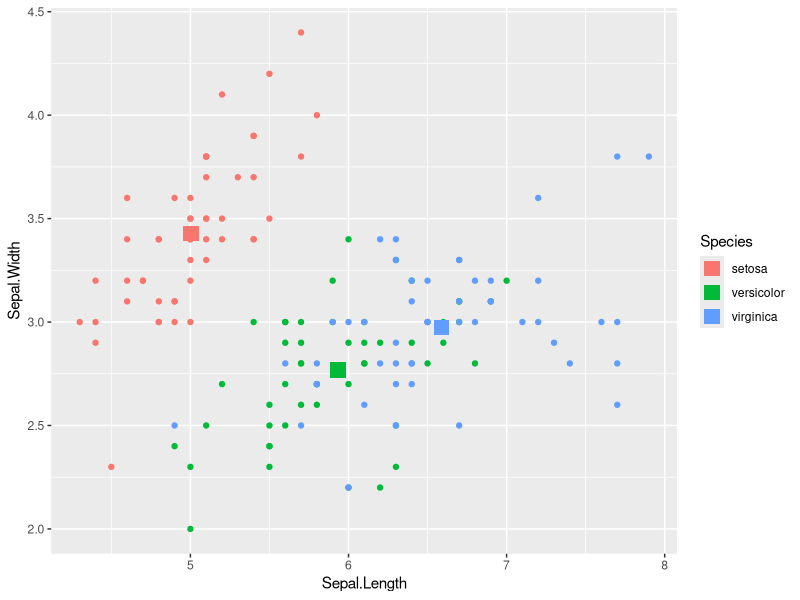
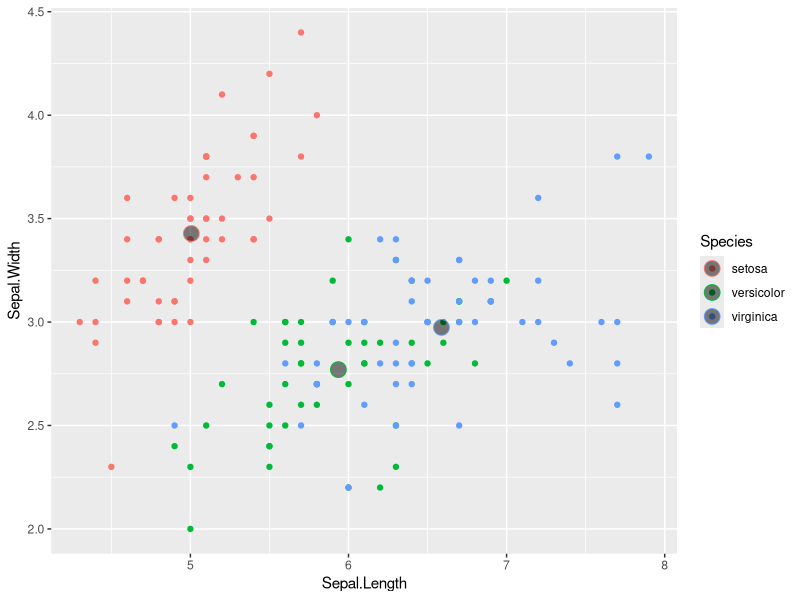
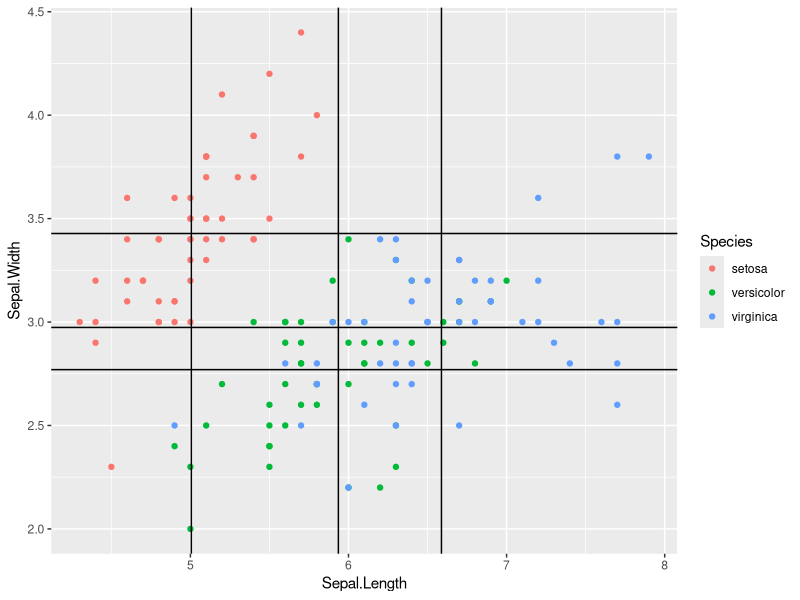
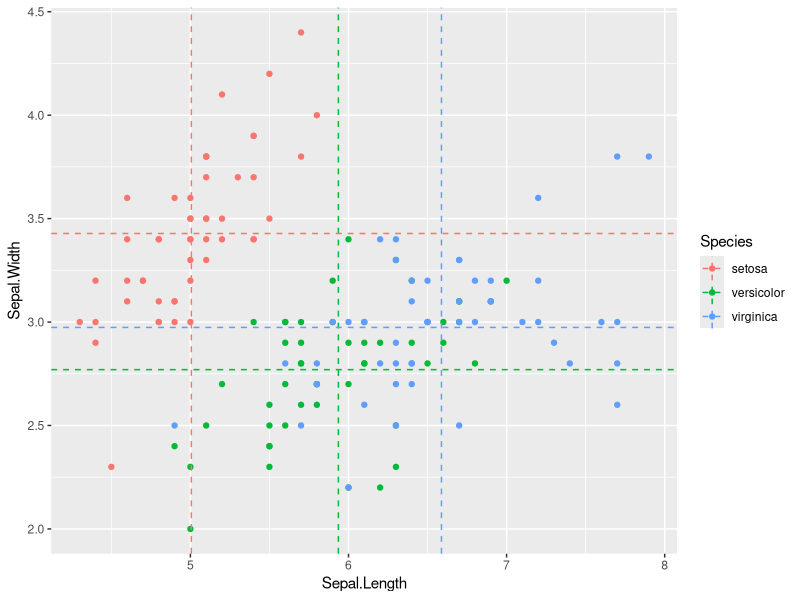
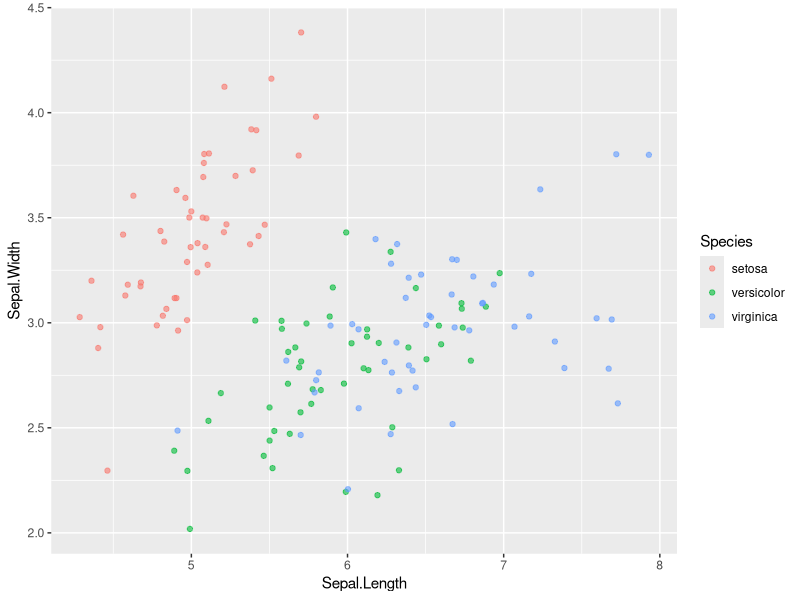
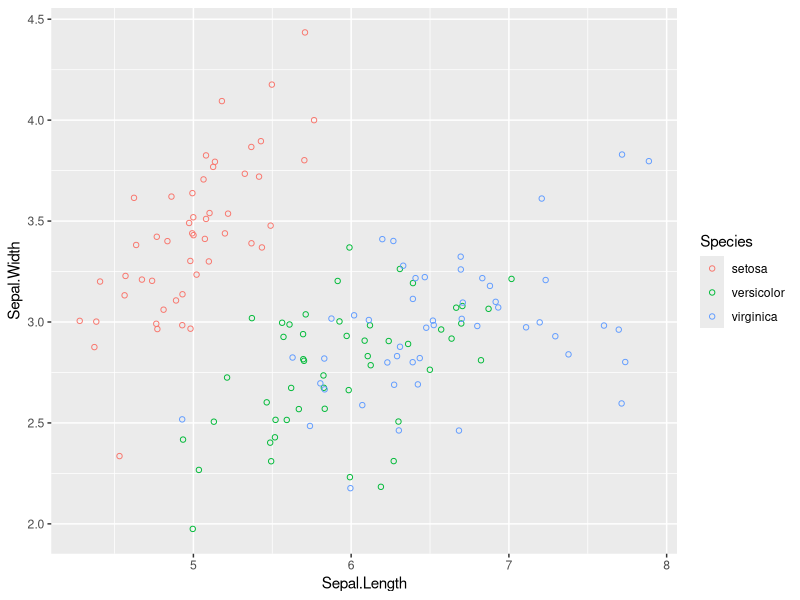
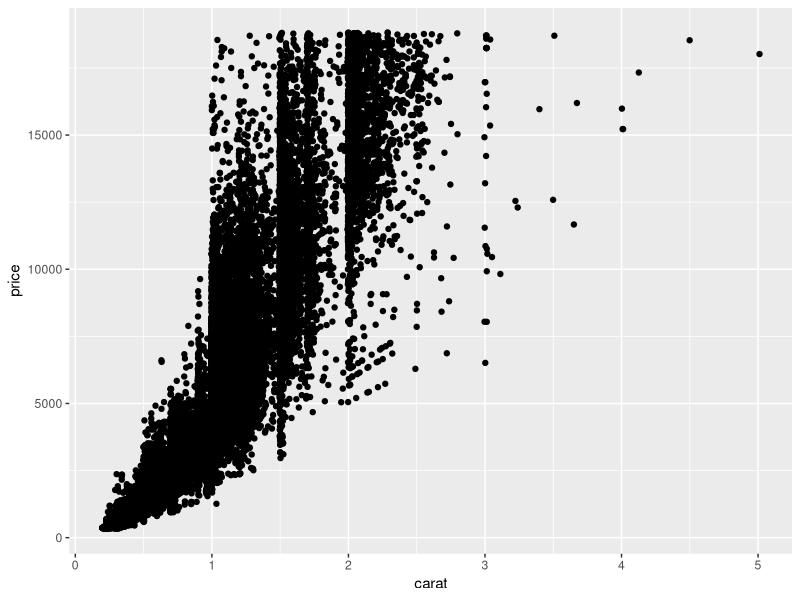
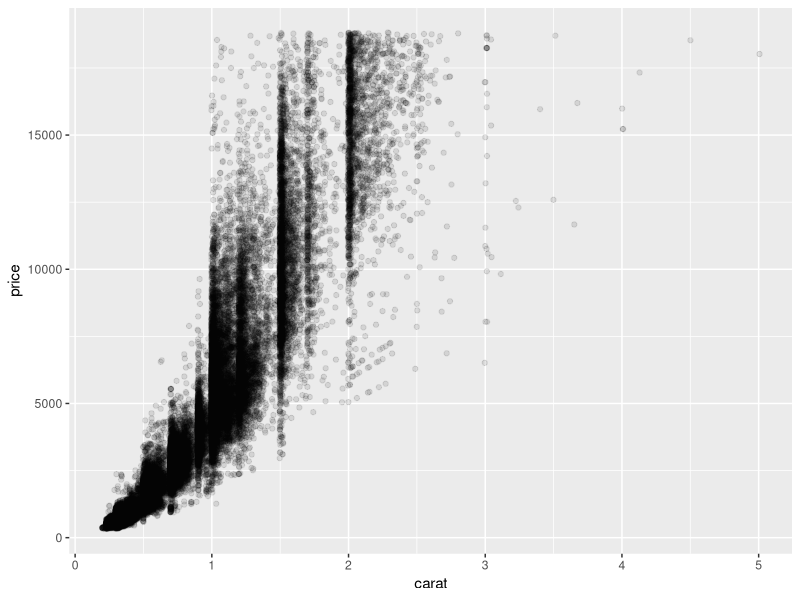

These figures' R source, in order: (Note: this script raises an error after producing the figures.)
#================================================================================
# ggplot: Chapter 4 : Geometries: Scatter Plots
#================================================================================
# VIDEO 1: Scatter Plots
library(ggplot2)

# Add layers

# mean result for every column by species 
iris.summary <- aggregate(iris[1:4], list(iris$Species), mean)
names(iris.summary)[1] <- "Species"  


# Two geom layers
ggplot(iris, aes(Sepal.Length, Sepal.Width, col = Species))+
  geom_point()+
  geom_point(data = iris.summary, shape = 15, size = 5)

# Fill in shape ~ pch 21:25
ggplot(iris, aes(Sepal.Length, Sepal.Width, col = Species))+
  geom_point()+
  geom_point(data = iris.summary, shape = 21, size = 5, fill = "#00000080")

# Crosshairs : color scheme doesn't get imported 
ggplot(iris, aes(Sepal.Length, Sepal.Width, col = Species))+
  geom_point()+
  geom_vline(data = iris.summary, aes(xintercept = Sepal.Length))+ #vertical line
  geom_hline(data = iris.summary, aes(yintercept = Sepal.Width)) #horizontal line

# Crosshairs : add color scheme
ggplot(iris, aes(Sepal.Length, Sepal.Width, col = Species))+
  geom_point()+
  geom_vline(data = iris.summary, linetype = 2,
             aes(xintercept = Sepal.Length, col = Species))+ #vertical line
  geom_hline(data = iris.summary, linetype = 2,
             aes(yintercept = Sepal.Width, col = Species)) #horizontal line
  
# Jitter
ggplot(iris, aes(Sepal.Length, Sepal.Width, col = Species))+
  geom_jitter(alpha = 0.6) # alpa blending deals with overplotting of points
                           # helps with regions of high density 

#Jitter plus shape and 
ggplot(iris, aes(Sepal.Length, Sepal.Width, col = Species))+
  geom_jitter(shape = 1) # hollow circle also helps with visual communication for density 

# Example of what alpha can do for overlpotting: compare the following two

#No alpha
ggplot(diamonds, aes(carat, price))+
  geom_jitter()

#Yes alpha
ggplot(diamonds, aes(carat, price))+
  geom_jitter(alpha = 0.1)

# Alpha size shape attack
ggplot(diamonds, aes(carat, price))+
  geom_jitter(alpha = 0.1, size = 4, shape =  ".")

#================================================================================
#Scatter plots and jittering (1)

# The dataset mtcars is available for you

# Plot the cyl on the x-axis and wt on the y-axis
ggplot(mtcars, aes(cyl, wt))+
  geom_point()

# Use geom_jitter() instead of geom_point()
ggplot(mtcars, aes(cyl, wt))+
  geom_jitter()

# Define the position object using position_jitter(): posn.j
posn.j <- position_jitter(0.1)

# Use posn.j in geom_point()
ggplot(mtcars, aes(cyl, wt))+
  geom_point(position = posn.j)

#================================================================================
#Scatter plots and jittering (2)
library(car) #contains Voca Data Se

# Examine the structure of Vocab
str(Vocab)

# Basic scatter plot of vocabulary (y) against education (x). Use geom_point()
ggplot(Vocab, aes(education, vocabulary))+
  geom_point()

# Use geom_jitter() instead of geom_point()
ggplot(Vocab, aes(education, vocabulary))+
  geom_jitter()

# Using the above plotting command, set alpha to a very low 0.2
ggplot(Vocab, aes(education, vocabulary))+
  geom_jitter(alpha = 0.2)

# Using the above plotting command, set the shape to 1
ggplot(Vocab, aes(education, vocabulary))+
  geom_jitter(alpha = 0.2, shape = 1)

#================================================================================
# ggplot: Chapter 4 : Geometries: Bar Plots
#================================================================================
# VIDEO 1: Bar Plots
library(ggplot2)
library(datasets)
library(MASS)
#================================================================================
# Histogram: doesn't plot data, plots bins 
ggplot(iris, aes(Sepal.Width))+ # specify a single aesthetic x
  geom_histogram(col = "white", binwidth = 0.1) # col for border, binwidth for bins 
  # range/30 = 0.08 default binwidth
  # x axis shows intervals not actual values, y axis shows absolute count of each bin
  # what portion of the total is represented in each bin? Frequency or Density 
  # no space between bars to emphasize that this is a representation of an underlying continous dist

# Denisty : Nothing changes except y label 
ggplot(iris, aes(Sepal.Width))+ # 
  geom_histogram(col = "white", binwidth = 0.1,aes(y =  ..density..))
                                                  # .. .. tell R it's internal data
# stack 
ggplot(iris, aes(Sepal.Width, fill = Species))+ # use fill aesthetic because dealing with shapes 
  geom_histogram(binwidth = 0.1, position = "stack") # stack is default 

# dodge 
ggplot(iris, aes(Sepal.Width, fill = Species))+ # use fill aesthetic because dealing with shapes 
  geom_histogram(binwidth = 0.1, position = "dodge") # offsets each data point 

# dodge 
ggplot(iris, aes(Sepal.Width, fill = Species))+ # use fill aesthetic because dealing with shapes 
  geom_histogram(binwidth = 0.1, position = "fill")+ # normalizes each bin to represent 
  ylab("proportion")                                 # a proportion of all observations in each bin 

#================================================================================
# Bar Plot: absolute counts or distributions
ggplot(msleep, aes(vore))+
  geom_bar(stat = "count") # default

# NONE OF THIS STUFF WORKED SO I MADE IT MYSELF
#================================================================================
detach("package:dplyr", unload = T)
library(reshape)
library(plyr)
iris_melted <- melt(iris, value.name = "Value",
                    variable.name = "Measure")
head(iris$Species)
head(iris_melted)
iris_summ <- ddply(iris_melted[iris_melted$Measure == "Sepal.Width",],
                   "Species", summarize(), avg = mean(Value),
                   stdev = sd(Value))
str(iris_summ)
#================================================================================
# NONE OF THIS^ STUFF WORKED SO I MADE IT MYSELF

iris_summ2 <- data.frame(Species = rbind("setosa", "versicolor","virginica"), avg = c(3.43, 2.77,2.97), 
                         stdev = c(0.379,0.314,0.322))

str(iris_summ2)

ggplot(iris_summ2, aes(x= Species , y = avg))+
  geom_bar(stat = "identity", fill = "grey50")+
  geom_errorbar(aes(ymin = avg - stdev, ymax = avg + stdev),
                width = 0.2)

# DINAMITE PLOTS : STRONGLY DISCOURAGED FOR VARIOUS REASONS 


#================================================================================
# Histograms 

# Make a univariate histogram
ggplot(mtcars, aes(x = mpg))+
  geom_histogram()

# Change the bin width to 1
ggplot(mtcars, aes(x = mpg))+
  geom_histogram(binwidth = 1)

# Change the y aesthetic to density
ggplot(mtcars, aes(mpg))+
  geom_histogram(binwidth = 1, 
                 aes(y = ..density..))

# Custom color code
myBlue <- "#377EB8"

# Change the fill color to myBlue
ggplot(mtcars, aes(mpg))+
  geom_histogram(binwidth = 1,
                 aes(y = ..density..,
                     fill = "#377EB8"))

#================================================================================
# 2) Position
mtcars$am <- factor(mtcars$am) 
# Draw a bar plot of cyl, filled according to am
ggplot(mtcars, aes(x= cyl, fill = am))+
  geom_bar()

# Change the position argument to stack
ggplot(mtcars, aes(cyl, fill = am))+
  geom_bar(position = "stack")

# Change the position argument to fill
ggplot(mtcars, aes(cyl, fill = am))+
  geom_bar(position = "fill")

# Change the position argument to dodge
ggplot(mtcars, aes(cyl, fill = am))+
  geom_bar(position = "dodge")

#================================================================================
# 3) Overlapping barplots 
# Draw a bar plot of cyl, filled according to am
ggplot(mtcars, aes(cyl, fill = am))+
  geom_bar()

# Change the position argument to "dodge"
ggplot(mtcars, aes(cyl, fill = am))+
  geom_bar(position = "dodge")

# Define posn_d with position_dodge()
posn_d <- position_dodge(0.2)

# Change the position argument to posn_d
ggplot(mtcars, aes(cyl, fill = am))+
  geom_bar(position = posn_d)

# Use posn_d as position and adjust alpha to 0.6

ggplot(mtcars, aes(cyl, fill = am))+
  geom_bar(position = posn_d, aes(alpha = 0.6))


#================================================================================
# 3) Overlapping histograms
mtcars$cyl <- factor(mtcars$cyl)

# A basic histogram, add coloring defined by cyl 
ggplot(mtcars, aes(mpg, fill = cyl)) +
  geom_histogram(binwidth = 1)

# Change position to identity 
ggplot(mtcars, aes(mpg, fill = cyl)) +
  geom_histogram(binwidth = 1, 
                 position = "identity")

# Change geom to freqpoly (position is identity by default) 
ggplot(mtcars, aes(mpg, col = cyl)) +
  geom_freqpoly(binwidth = 1)

#================================================================================
# 4) Bar plots with color ramp, part 1
library(car)
# Example of how to use a brewed color palette
ggplot(mtcars, aes(x = cyl, fill = am)) +
  geom_bar() +
  scale_fill_brewer(palette = "Set1")

# Use str() on Vocab to check out the structure
str(Vocab)

# Plot education on x and vocabulary on fill
Vocab$vocabulary <- factor(Vocab$vocabulary)
# Use the default brewed color palette
ggplot(Vocab, aes(x = education, 
                  fill = vocabulary)) +
  geom_bar(position = "fill") +
  scale_fill_brewer()

#================================================================================
# 4) Bar plots with color ramp, part 2
#In the previous exercise, we ended up with an incomplete bar plot. 
#The default brewer function, scale_fill_brewer(), didn't generate enough blue values.

#In this exercise, you'll manually create a color brewer 
# that can generate enough blue values to fill up the bars for all values.
library(RColorBrewer)

# Definition of a set of blue colors
blues <- brewer.pal(9, "Blues")

# Make a color range using colorRampPalette() and the set of blues
blue_range <- colorRampPalette(blues)

# Use blue_range to adjust the color of the bars, use scale_fill_manual()
ggplot(Vocab, aes(x = education, 
                  fill = vocabulary)) +
  geom_bar(position = "fill") +
  scale_fill_manual(values  = blue_range(11))

#The default color palette is "Blues". Since we have 11 categories 
# but there are only 9 colors in this palette, our plot looked strange. 

# To adjust the number of colors, we'll use a function, colorRampPalette(), 
# to define a better color palette ramp. Use this function with blues, 
# a set of blue colors which has been formed for you. 

# Assign it to blue_range. colorRampPalette() generates a function, 
# so when we call our object blue_range, we have to specify the number of colors 
# we want from the range of values.
#================================================================================
# 5) Overlapping histograms (2)

# Basic histogram plot command
ggplot(mtcars, aes(mpg)) + 
  geom_histogram(binwidth = 1)

# Expand the histogram to fill using am
ggplot(mtcars, aes(mpg, fill = am)) + 
  geom_histogram(binwidth = 1)

# Change the position argument to "dodge"
ggplot(mtcars, aes(mpg, fill = am)) + 
  geom_histogram(binwidth = 1, 
                 position = "dodge")

# Change the position argument to "fill"
ggplot(mtcars, aes(mpg, fill = am)) + 
  geom_histogram(binwidth = 1, 
                 position = "fill")

# Change the position argument to "identity" and set alpha to 0.4
ggplot(mtcars, aes(mpg, fill = am)) + 
  geom_histogram(binwidth = 1, 
                 position = "identity", alpha = 0.4)

# Change fill to cyl
ggplot(mtcars, aes(mpg, fill = cyl)) + 
  geom_histogram(binwidth = 1, 
                 position = "identity", alpha = 0.4)
